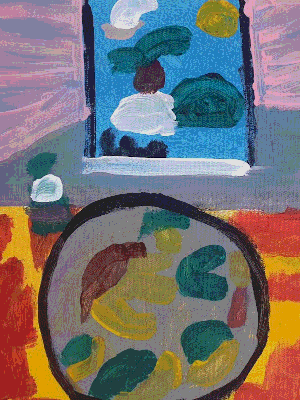
//> input picture capitulo_10/imagem_revelada.png, 300 x 400 px
$ ./threshold ../capitulo_10/imagem_revelada.png   (built with g++ and OpenCV 4)
//> lines starting //> are read from the running program, lines starting //| are printed output that depends on the picture; after the words box and inside, x2 and y2 are one past the last pixel; in counts of white or black regions, pixels touching at a corner belong together
#include <iostream>
#include <opencv2/opencv.hpp>
#include <string>

std::string getBaseName(const std::string& path) {
  size_t slash = path.find_last_of("/\\");
  std::string filename =
      (slash == std::string::npos) ? path : path.substr(slash + 1);
  size_t dot = filename.find_last_of('.');
  return (dot == std::string::npos) ? filename : filename.substr(0, dot);
}

int main(int argc, char** argv) {
  if (argc < 2) {
    std::cout << "Uso: " << argv[0] << " <imagem> [sigma]" << std::endl;
    return EXIT_FAILURE;
  }

  cv::Mat image = cv::imread(argv[1], cv::IMREAD_GRAYSCALE);
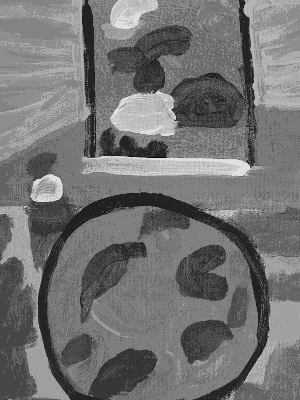
//> image: 400 rows x 300 cols, CV_8UC1; min 0, max 224, mean 114.4
  if (image.empty()) {
    std::cout << "Imagem nao carregou corretamente: " << argv[1] << std::endl;
    return EXIT_FAILURE;
  }

  double sigma = (argc >= 3) ? std::stod(argv[2]) : 35.0;
//> sigma = 35
  std::string base = getBaseName(argv[1]);
//> base = "imagem_revelada"

  // 1. Limiarizacao de Otsu direta (sem correcao de iluminacao)
  cv::Mat otsuDireto;
  double limiarDireto = cv::threshold(
      image, otsuDireto, 0, 255, cv::THRESH_BINARY | cv::THRESH_OTSU);
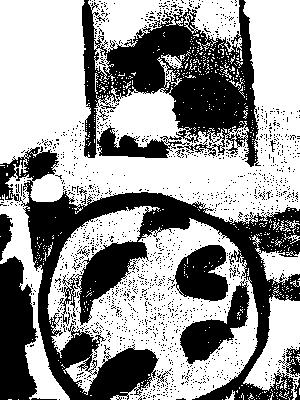
//> otsuDireto: 400 rows x 300 cols, CV_8UC1; 59.6% white; 1549 black regions (1532 under 20 px), largest, box (x1, y1, x2, y2) and area: (0, 146, 300, 400) 21300, (82, 0, 261, 167) 14876, (0, 256, 38, 400) 4162
//> limiarDireto = 107

  // 2. Estimativa da iluminacao de fundo via filtro Gaussiano de grande sigma
  cv::Mat imgFloat, fundoFloat;
  image.convertTo(imgFloat, CV_32F);
  cv::GaussianBlur(imgFloat, fundoFloat, cv::Size(0, 0), sigma, sigma);
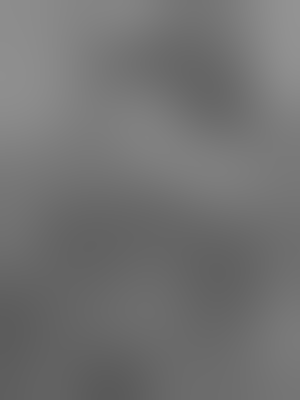
//> fundoFloat: 400 rows x 300 cols, CV_32FC1; min 90.28, max 147.4, mean 114.4

  // 3. Correcao de iluminacao (modelo multiplicativo: refletancia ~ original / fundo)
  cv::Mat corrigidaFloat = (imgFloat + 1.0f) / (fundoFloat + 1.0f);
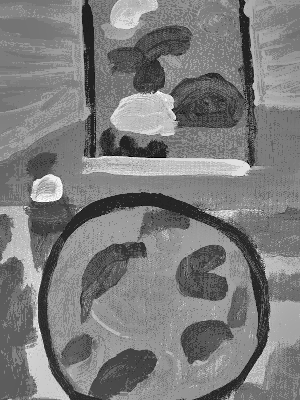
//> corrigidaFloat: 400 rows x 300 cols, CV_32FC1; min 0.00784, max 2.02, mean 0.994; drawn with min black and max white

  cv::Mat fundoVis, corrigida;
  cv::normalize(fundoFloat, fundoVis, 0, 255, cv::NORM_MINMAX);
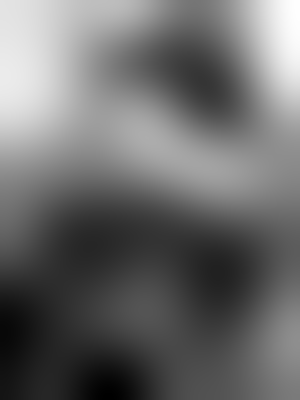
//> fundoVis: 400 rows x 300 cols, CV_32FC1; min 0, max 255, mean 107.8
  fundoVis.convertTo(fundoVis, CV_8U);
//> fundoVis: 400 rows x 300 cols, CV_8UC1

  cv::normalize(corrigidaFloat, corrigida, 0, 255, cv::NORM_MINMAX);
  corrigida.convertTo(corrigida, CV_8U);
//> corrigida: 400 rows x 300 cols, CV_8UC1

  // 4. Limiarizacao de Otsu sobre a imagem com iluminacao corrigida
  cv::Mat otsuCorrigido;
  double limiarCorrigido = cv::threshold(
      corrigida, otsuCorrigido, 0, 255, cv::THRESH_BINARY | cv::THRESH_OTSU);
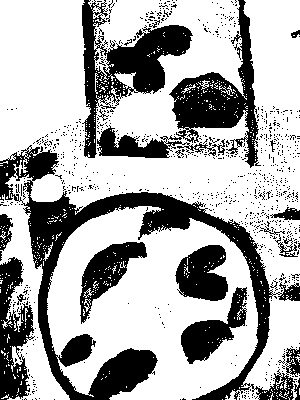
//> otsuCorrigido: 400 rows x 300 cols, CV_8UC1; 67.6% white; 891 black regions (870 under 20 px), largest, box (x1, y1, x2, y2) and area: (0, 145, 300, 400) 14879, (97, 0, 261, 168) 6469, (82, 0, 193, 158) 5640
//> limiarCorrigido = 112

  // Salva todas as etapas automaticamente
  std::string outDireto = "resultado_otsu_" + base + ".png";
//> outDireto = "resultado_otsu_imagem_revelada.png"
  std::string outFundo = "resultado_gaussiano_" + base + ".png";
//> outFundo = "resultado_gaussiano_imagem_revelada.png"
  std::string outCorrigida = "resultado_corrigida_" + base + ".png";
//> outCorrigida = "resultado_corrigida_imagem_revelada.png"
  std::string outOtsuCorr = "resultado_otsu_corrigido_" + base + ".png";

  cv::imwrite(outDireto, otsuDireto);
  cv::imwrite(outFundo, fundoVis);
  cv::imwrite(outCorrigida, corrigida);
  cv::imwrite(outOtsuCorr, otsuCorrigido);

  std::cout << "Imagem: " << argv[1] << " (sigma = " << sigma << ")\n"
            << "  Limiar Otsu direto:    " << limiarDireto << " -> " << outDireto << "\n"
            << "  Fundo estimado:        " << outFundo << "\n"
            << "  Iluminacao corrigida:  " << outCorrigida << "\n"
            << "  Limiar Otsu corrigido: " << limiarCorrigido << " -> " << outOtsuCorr
            << std::endl;
//| Imagem: ../capitulo_10/imagem_revelada.png (sigma = 35)
//|   Limiar Otsu direto:    107 -> resultado_otsu_imagem_revelada.png
//|   Fundo estimado:        resultado_gaussiano_imagem_revelada.png
//|   Iluminacao corrigida:  resultado_corrigida_imagem_revelada.png
//|   Limiar Otsu corrigido: 112 -> resultado_otsu_corrigido_imagem_revelada.png

  cv::imshow("Original", image);
  cv::imshow("Otsu Direto", otsuDireto);
  cv::imshow("Iluminacao Corrigida", corrigida);
  cv::imshow("Otsu Corrigido", otsuCorrigido);

  std::cout << "Pressione qualquer tecla na janela para fechar." << std::endl;
  cv::waitKey();

  return EXIT_SUCCESS;
}
